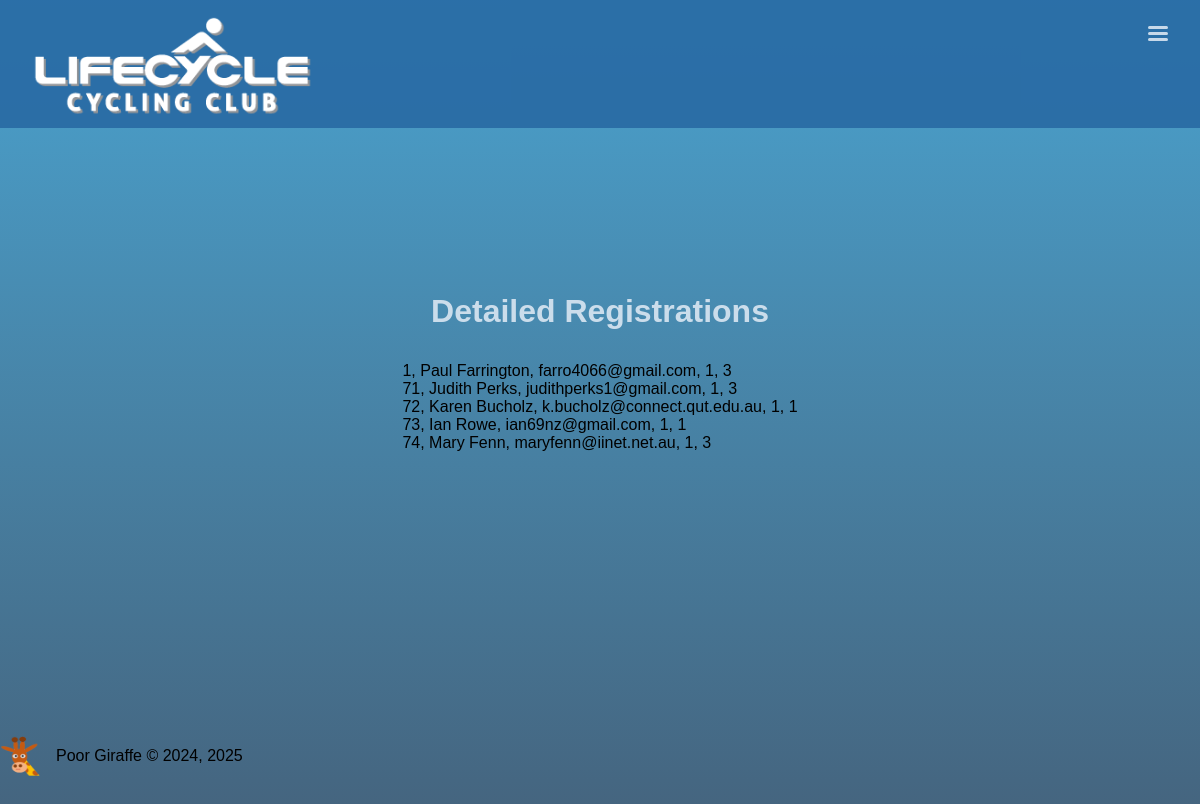
Before: /detail/ with the older database file.
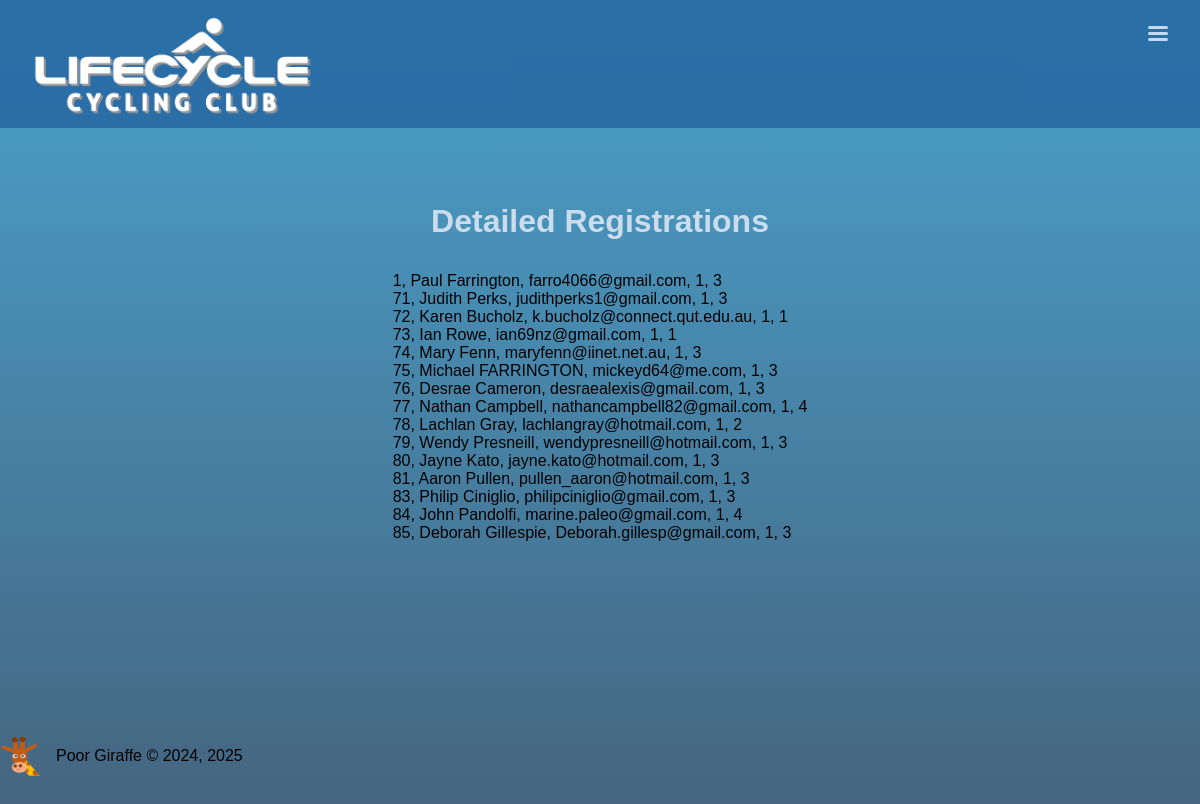
After: the same page with the newer database file.
### book/models.py (models this page shows, shortened)
class Registration(models.Model):
	name = models.CharField(max_length=30)
	email = models.EmailField()
	membership = models.ForeignKey(Membership, on_delete=models.CASCADE, null=True)
	status = models.ForeignKey(Status, on_delete=models.CASCADE)
	room = models.ForeignKey(RoomType, on_delete=models.CASCADE)
	notes = models.CharField(max_length=100, blank=True, null=True)
	regdate = models.DateField(auto_now_add = True, blank=True, null=True)

class Status(models.Model):
	status = models.CharField(max_length=20)

class RoomType(models.Model):
	description = models.CharField(max_length=20)
	supplement = models.IntegerField()
	amount = models.DecimalField(max_digits=6, decimal_places=2, blank=True, null=True)
	includes = models.CharField(max_length=200, blank=True, null=True)

### book/views.py (the view)
# urls.py: path('detail/', detailedregistrations, name='detail'),
def detailedregistrations(request):
	registrations = Registration.objects.all().order_by('id')
	context = {
		'registrations': registrations,
	}
	return render(request, 'detailedregistrations.html', context)

### book/template/detailedregistrations.html (shortened to what this page needs)
{% extends 'base.html' %}
{% load static %}
{% block main %}
	<main>
		<h1>Detailed Registrations</h1>
		<div class="comma">
			<ul>
				{% for reg in registrations %}
					<li>{{ reg.id }}, {{ reg.name }}, {{ reg.email }}, {{ reg.status.id }}, {{ reg.room.id }}</li>
				{% endfor %}
			</ul>
		</div>
	</main>
{% endblock %}

Changed rows visible on the page:
added Registration: id "75", name "Michael FARRINGTON", email "mickeyd64@me.com", status.id "1", room.id "3"
added Registration: id "76", name "Desrae Cameron", email "desraealexis@gmail.com", status.id "1", room.id "3"
added Registration: id "77", name "Nathan Campbell", email "nathancampbell82@gmail.com", status.id "1", room.id "4"
added Registration: id "78", name "Lachlan Gray", email "lachlangray@hotmail.com", status.id "1", room.id "2"
added Registration: id "79", name "Wendy Presneill", email "wendypresneill@hotmail.com", status.id "1", room.id "3"
added Registration: id "80", name "Jayne Kato", email "jayne.kato@hotmail.com", status.id "1", room.id "3"
added Registration: id "81", name "Aaron Pullen", email "pullen_aaron@hotmail.com", status.id "1", room.id "3"
added Registration: id "83", name "Philip Ciniglio", email "philipciniglio@gmail.com", status.id "1", room.id "3"
added Registration: id "84", name "John Pandolfi", email "marine.paleo@gmail.com", status.id "1", room.id "4"
added Registration: id "85", name "Deborah Gillespie", email "Deborah.gillesp@gmail.com", status.id "1", room.id "3"
